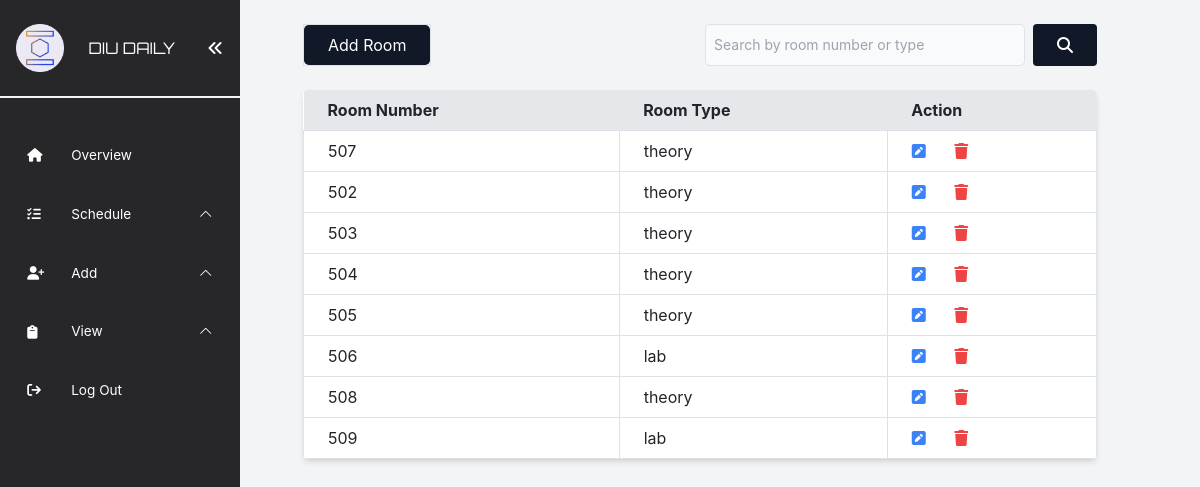
Before: /src/admin/view/room/room.php with the older database file.
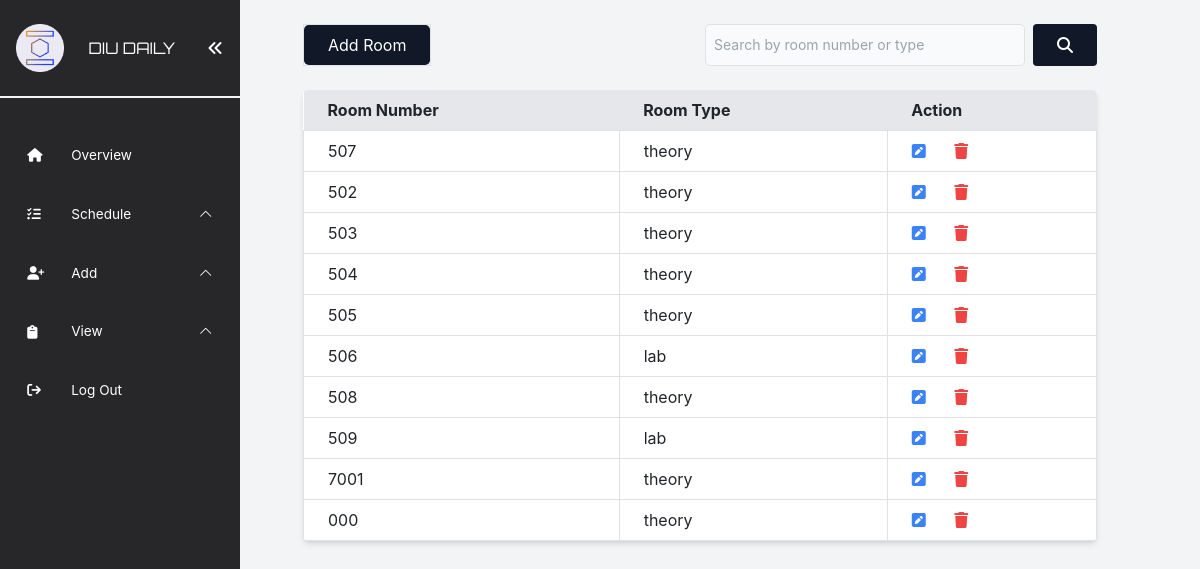
After: the same page with the newer database file.
### tables this page shows
CREATE TABLE `room` (
  `room_id` int(11) NOT NULL,
  `room_number` varchar(50) NOT NULL,
  `room_type` varchar(10) DEFAULT NULL
);

### src/admin/view/room/room.php (the view, shortened to what this page needs)
<?php
include("../../../../database/config.php");
include("../../../include/adminNavbar.php");
?>
<div class="flex flex-col min-h-screen w-full">
  <div class="flex justify-between my-4 ">
    <p class="border border-black">
      <a href="../../add/room/add_room.php"
        class="inline-block px-4 py-2 bg-gray-900 text-white rounded-lg hover:bg-gray-600 hover:no-underline">
        Add Room
      </a>
    </p>
    <form method="post" class="flex">
      <input type="text" name="search" placeholder="Search by room number or type"
        class="block p-2 pl-10 text-sm text-gray-900 border border-gray-300 rounded-lg w-80 bg-gray-50 focus:ring-blue-500 focus:border-blue-500">
      <button type="submit" value="Search" class="ml-2 bg-gray-900 hover:bg-gray-600 text-white py-2 px-4 rounded"><i
          class="fa fa-search" aria-hidden="true"></i></button>
    </form>
  </div>
  <?php
  if ($_SERVER["REQUEST_METHOD"] == "POST" && isset($_POST["search"])) {
    $search = $_POST["search"];
    $sql_search = "SELECT * FROM Room WHERE room_number LIKE '%$search%' OR room_type LIKE '%$search%'";
    $result_search = $conn->query($sql_search);
  } else {
    $sql_all_rooms = "SELECT * FROM Room";
    $result_all_rooms = $conn->query($sql_all_rooms);
  }
  ?>
  <div>
    <table class="table-auto w-full bg-white shadow-md rounded-lg overflow-hidden">
      <thead class="bg-gray-200">
        <tr>
          <th class="px-4 py-2">Room Number</th>
          <th class="px-4 py-2">Room Type</th>
          <th class="px-4 py-2">Action</th>
        </tr>
      </thead>
      <tbody>
        <?php
        $result = isset($result_search) ? $result_search : $result_all_rooms;
        if ($result->num_rows > 0) {
          while ($row = $result->fetch_assoc()) {
            ?>
            <tr>
              <td class="border px-4 py-2">
                <?php echo $row['room_number']; ?>
              </td>
              <td class="border px-4 py-2">
                <?php echo $row['room_type']; ?>
              </td>
              <td class="border px-4 py-2"><a href='edit_room.php?room_id=<?php echo $row['room_id'] ?>' class="text-blue-500 text-black mr-4
                  hover:text-black"><i class="fa fa-pencil-square" aria-hidden="true"></i></a>
                <a href='delete.php?room_id= <?php echo $row['room_id']; ?>' class="text-red-500 hover:text-black"
                  onclick="return confirm('Are you sure you want to delete this Room?')">
                  <i class="fa fa-trash" aria-hidden="true"></i>
                </a>
              </td>
            </tr>
            <?php
          }
        } else {
          echo "<tr><td colspan='3' class='text-center'>No rooms found</td></tr>";
        }
        ?>
      </tbody>
    </table>
  </div>
</div>
</div>
</body>
</html>

Changed rows visible on the page:
added room: room_number "7001", room_type "theory"
added room: room_number "000", room_type "theory"
